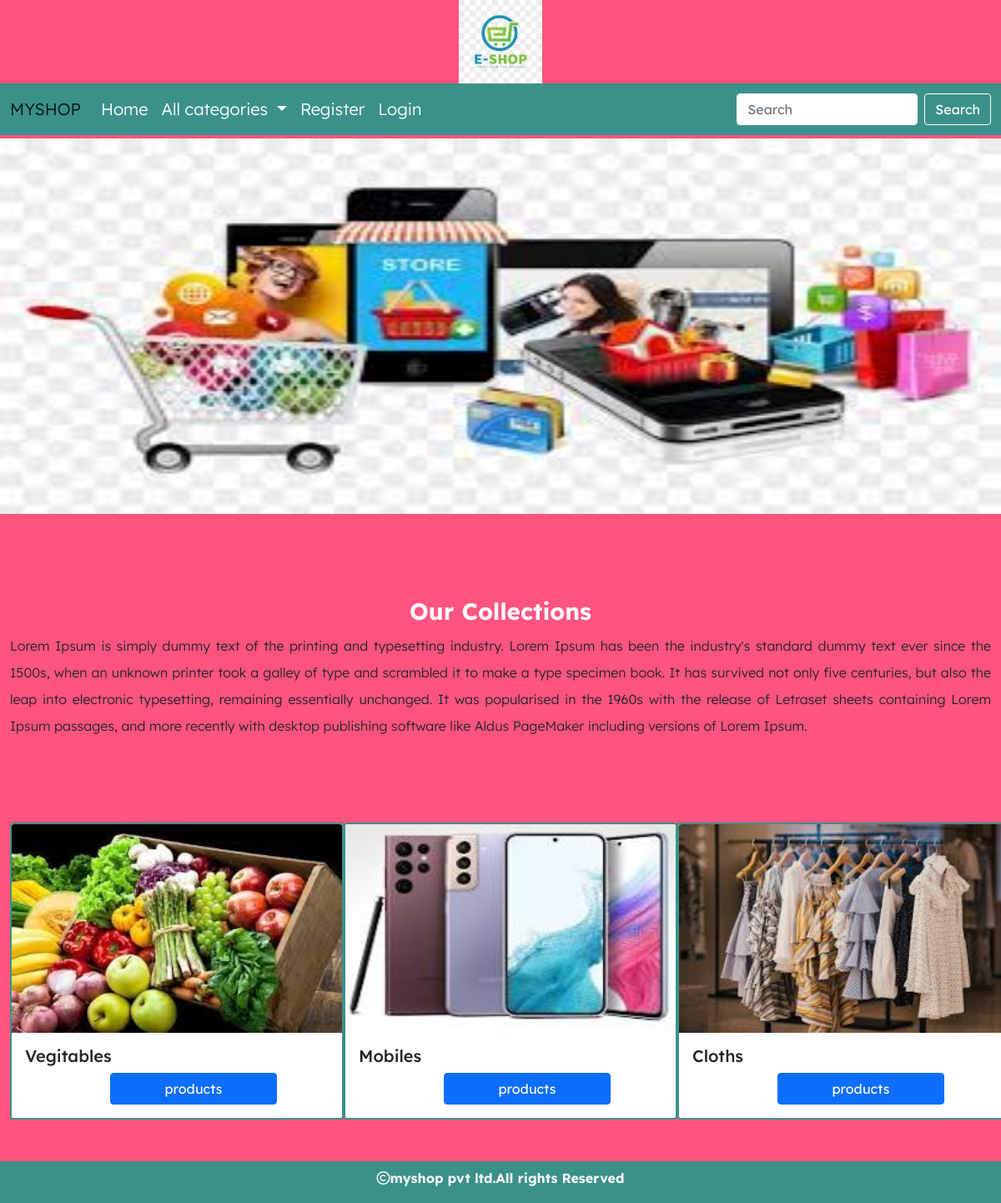
The page / on the database its author committed.
### shop/models.py (models this page shows, shortened)
class Category(models.Model):
    name=models.CharField(max_length=30)
    desc=models.TextField()
    image=models.ImageField(upload_to='categories',null=True,blank=True)

### shop/views.py (the view)
# urls.py: path('',views.allcategories,name="allcat"),
def allcategories(request):
    c=Category.objects.all()
    return render(request,'category.html',{'c':c})

### cart/context_processors.py (called while the page is built, shortened)
def total(request):
    count=0
    return{'count':count}

### shop/context_processors.py (called while the page is built)
def links(request):
    c=Category.objects.all()
    return {'links':c}

### templates/category.html
{% extends 'base.html' %}
{% load static %}
{% block content %}
<div class="mt-1" style="margin-bottom:100px">
    <img src="{% static 'images/banner2.jpg' %}" height="450px" width="100%">
    </div>
<div class="container-fluid" style="margin-bottom:100px">
    <h3 class="text-center text-light fw-bold">Our Collections</h3>
    <p style="text-align:justify;line-height:2">Lorem Ipsum is simply dummy text of the printing and typesetting industry. Lorem Ipsum has been the industry's standard dummy text ever since the 1500s, when an unknown printer took a galley of type and scrambled it to make a type specimen book. It has survived not only five centuries, but also the leap into electronic typesetting, remaining essentially unchanged. It was popularised in the 1960s with the release of Letraset sheets containing Lorem Ipsum passages, and more recently with desktop publishing software like Aldus PageMaker including versions of Lorem Ipsum.</p>
</div>
<div class="container-fluid" style="margin-bottom:100px">
    <div class="row">
        {% for i in c %}
        <div class="col-sm-4">
            <div class="card rounded" style="width: 25rem;border-width:2px; border-color:#3a9189;">
  <img src="{{i.image.url}}" width="100%" height=" 250px" class="card-img-top" alt="...">
  <div class="card-body">
    <h5 class="card-title">{{i.name}}</h5>
    <a href="{% url 'shop:products' i.id %}" style="position:relative;left:28%;width:200px;" class="btn btn-primary">products</a>
  </div>
</div>
        </div>
        {% endfor %}
    </div>
</div>
{% endblock %}

### templates/base.html (shortened to what this page needs)
<!DOCTYPE html>
{% load static %}
<html lang="en">
<head>
    <link href="https://cdn.jsdelivr.net/npm/bootstrap@5.0.2/dist/css/bootstrap.min.css" rel="stylesheet">
    <link rel="stylesheet" href="{% static 'css/style.css' %}">
<link rel="stylesheet" href="https://cdnjs.cloudflare.com/ajax/libs/font-awesome/6.5.1/css/all.min.css" />
</head>
<body>
<header>
<div class="container-fluid">
<center>
<img src="{% static 'images/ecom.jpg' %}" height="100px" width="100px">
</center></div>
<nav class="navbar navbar-expand-lg navbar-light" style="background-color:#3a9189">
  <div class="container-fluid">
    <a class="navbar-brand" href="#">MYSHOP</a>
    <div class="collapse navbar-collapse" id="navbarSupportedContent">
      <ul class="navbar-nav me-auto mb-2 mb-lg-0">
        <li class="nav-item">
          <a class="nav-link" aria-current="page" href="{% url 'shop:allcat' %}">Home</a>
        </li>
        <li class="nav-item dropdown">
          <a class="nav-link dropdown-toggle" href="#" id="navbarDropdown" role="button" data-bs-toggle="dropdown" aria-expanded="false">
         All categories
          </a>
        </li>
          {% if user.is_authenticated %}
          <li class="nav-item">
          <a class="nav-link" aria-current="page" href="{% url 'shop:logout' %}">Logout</a>
        </li>
          {% if user.is_superuser != True %}
          <li class="nav-item">
              <a class="nav-link" aria-current="page" style="font-size:28px;" href="{% url 'cart:cartview' %}"><i class="fa-solid fa-cart-shopping">&nbsp;<sup style="font-size:15px;">{{count}}</sup></i></a>
        </li>
          <li class="nav-item">
              <a class="nav-link" aria-current="page" style="font-size:28px;" href="{% url 'cart:orderview' %}">Your Orders</i></a>
        </li>
        {% endif %}
          {% else %}
          <li class="nav-item">
          <a class="nav-link" aria-current="page" href="{% url 'shop:register' %}">Register</a>
        </li>
          <li class="nav-item">
          <a class="nav-link" aria-current="page" href="{% url 'shop:login' %}">Login</a>
        </li>
       {% endif %}
      </ul>
      <form class="d-flex" method="POST" action="{% url 'search:searchproducts' %}">
        <input style="border-color:white;" class="form-control me-2" name="q" type="search" placeholder="Search" aria-label="Search">
        <button class="btn btn-secondary" type="submit">Search</button>
      </form>
    </div>
  </div>
</nav>
</header>
{% block content %}
{% endblock %}
<footer>
    <div class="footer">
        <p class="text-center pt-2 text-light fw-bold"><i class="fa-regular fa-copyright"></i>myshop pvt ltd.All rights Reserved</p>
    </div>
</footer>
</body>
</html>

### static/css/style.css (style rules this page uses)
body { background-color:#ff547f; font-family: "Lexend Deca", sans-serif; font-optical-sizing: auto; font-weight: 300; font-style: normal; }
.navbar-brand,.navbar-light .navbar-nav .nav-link { font-size:20px; color:white; }
.btn-secondary { color:#fff; background-color:#3a9189; border-color:white; }
.footer { height:50px; width:100%; position:fixed; background-color:#3a9189; left:0; bottom:0; }

### rows shown on the page
Category: image (picture), name "Vegitables"
Category: image (picture), name "Mobiles"
Category: image (picture), name "Cloths"
